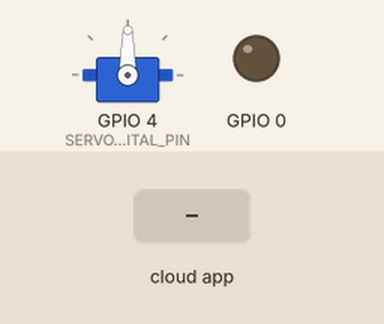
Bench run of a sketch on a simulated ESP8266 (NodeMCU). Parts: servo, output pins drawn as LEDs (lit = HIGH). Inputs (shaded band) come from the test bench. Not simulated (calls return 0 or success): CayenneWiFiClient.h.

Above: at 2.7 s.
2.8 s: the phone or cloud app sets 1 to 0
At 3.6 s:
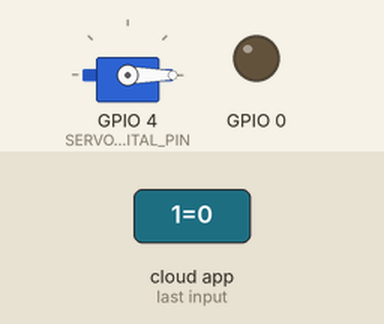
4.3 s: the phone or cloud app sets 1 to 1
At 4.6 s:
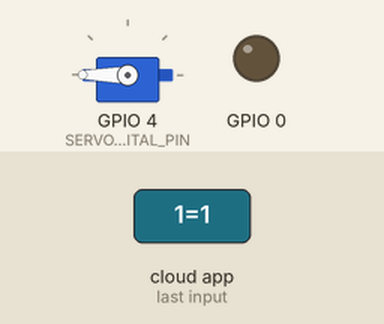
Timing chart, 0 to 7.3 s (numbered marks = the images above; inputs shaded):
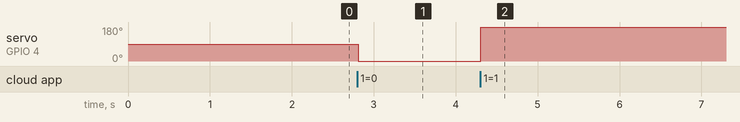

The sketch:

smartfingers.ino
```cpp
#define CAYENNE_DEBUG         // Uncomment to show debug messages
#define CAYENNE_PRINT Serial  // Comment this out to disable prints and save space

#include "CayenneDefines.h"
#include "BlynkSimpleEsp8266.h"
#include "CayenneWiFiClient.h"
#define SERVO_VIRTUAL_PIN 1
#define SERVO_DIGITAL_PIN 4
#include <Servo.h>
Servo s1;
double lastPosition = 0;
// Cayenne authentication token. This should be obtained from the Cayenne Dashboard.
char token[] = "ts9no27ob1";
// Your network name and password.
char ssid[] = "DI-ext";
char password[] = "44332211";
void setup() {
pinMode(0, OUTPUT);
s1.attach(SERVO_DIGITAL_PIN);
  Serial.begin(9600);
  Cayenne.begin(token, ssid, password);
}
CAYENNE_IN(SERVO_VIRTUAL_PIN)
{
  // get value sent from dashboard
  double currentValue = getValue.asDouble();
  int position = currentValue * 200;
  // actually move the servo to the specified position
  s1.write(position);

  //update last position
  lastPosition = currentValue;
}


void loop() {

  Cayenne.run();
}
```

Measured:
- after the input at 2.8 s, servo on GPIO 4 (SERVO_DIGITAL_PIN): 90° → 0° at once
- after the input at 4.3 s, servo on GPIO 4 (SERVO_DIGITAL_PIN): 0° → 180° at once
